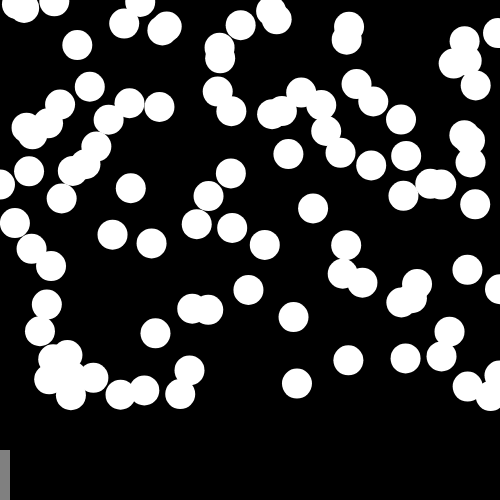
Frame 1 (no input)
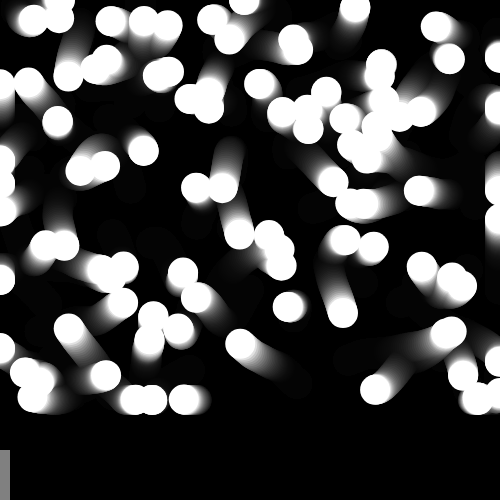
Frame 60 (no input)
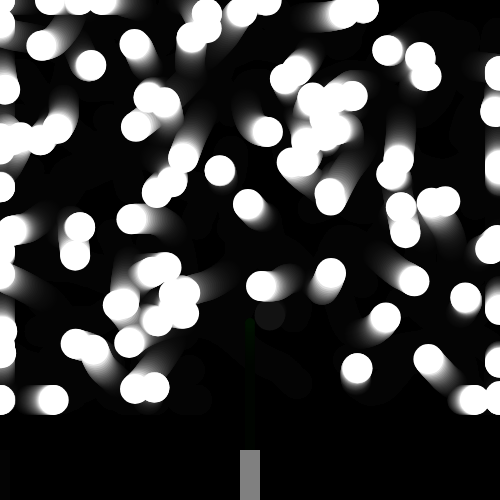
Frame 120 (the mouse pressed at the canvas centre since frame 60)

The p5.js sketch that drew these frames (run headless with seeded random() and noise() and a simulated clock; from frame 60 on, the mouse is pressed at the canvas centre):

// p5.js sketch
// ── sketch.js
let creatures = [];
let projectiles = [];

function setup() {
    createCanvas(500, 500);
    background(0);
    noCursor();
    noiseDetail(24);

    for (let i = 0; i < 100; i++) {
        creatures.push(new NoiseWalker(random(width), random(0, height - 100)));
    }
}


function draw() {
    background(0, 30);

    for (let i = 0; i < creatures.length; i++) {
        creatures[i].move();
        creatures[i].display();
    }

    // draw the player
    fill(128);
    rectMode(CENTER);
    rect(mouseX, height - 25, 20, 50);

    // display all projectiles
    for (let i = 0; i < projectiles.length; i++) {
        let offScreen = projectiles[i].move();
        let hitSomething = projectiles[i].checkCollision();
        if (offScreen || hitSomething) {
            // remove this projectile
            projectiles.splice(i, 1);
            i--;
            continue;
        }
        projectiles[i].display();
    }
}

// do we need to add a new projectile?
function mousePressed() {
    projectiles.push(new Projectile(mouseX, height - 25));
}


class Projectile {

    constructor(x, y) {
        this.x = x;
        this.y = y;
        this.speed = -4; // projectiles always move in the y direction only
    }

    move() {
        this.y += this.speed;

        // did we go off screen?
        if (this.y < 0) {
            return true;
        }
        return false;
    }

    display() {
        fill(0, 255, 0);
        ellipse(this.x, this.y, 10, 10);
    }

    checkCollision() {
        // iterate over all creatures
        for (let i = 0; i < creatures.length; i++) {
            // how far are we from a creature?
            let d = dist(this.x, this.y, creatures[i].x, creatures[i].y);

            if (d < 20) {
                // collision!  remove the creature and communicate back
                // that this projectile has hit something
                creatures.splice(i, 1);
                return true;
            }
        }

        // otherwise we hit nothing - return false
        return false;
    }

}


class NoiseWalker {

    constructor(x, y) {
        this.x = x;
        this.y = y;
        this.noiseOffsetX = random(1000);
        this.noiseOffsetY = random(1000, 2000);
        this.size = 30;
    }

    move() {
        let xMove = map(noise(this.noiseOffsetX), 0, 1, -3, 3);
        let yMove = map(noise(this.noiseOffsetY), 0, 1, -3, 3);
        this.noiseOffsetX += 0.01;
        this.noiseOffsetY += 0.02;

        this.x += xMove;
        this.y += yMove;

        // constrain the NoiseWalker to the top of the screen
        this.x = constrain(this.x, 0, width);
        this.y = constrain(this.y, 0, height - 100);
    }

    display() {
        fill(255);
        noStroke();
        ellipse(this.x, this.y, this.size, this.size);

    }




}
